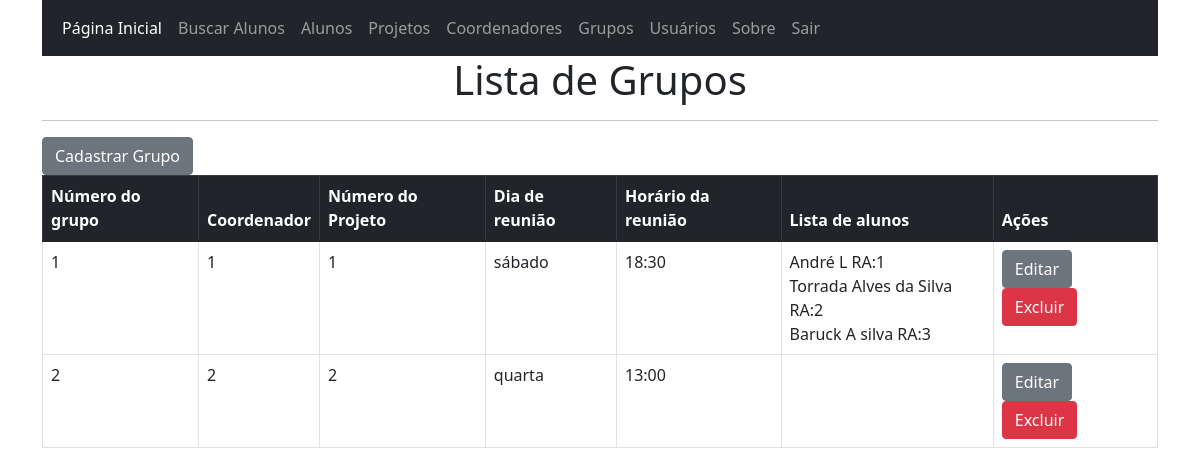
Before: /lista_grupos (signed in) with the older database file.
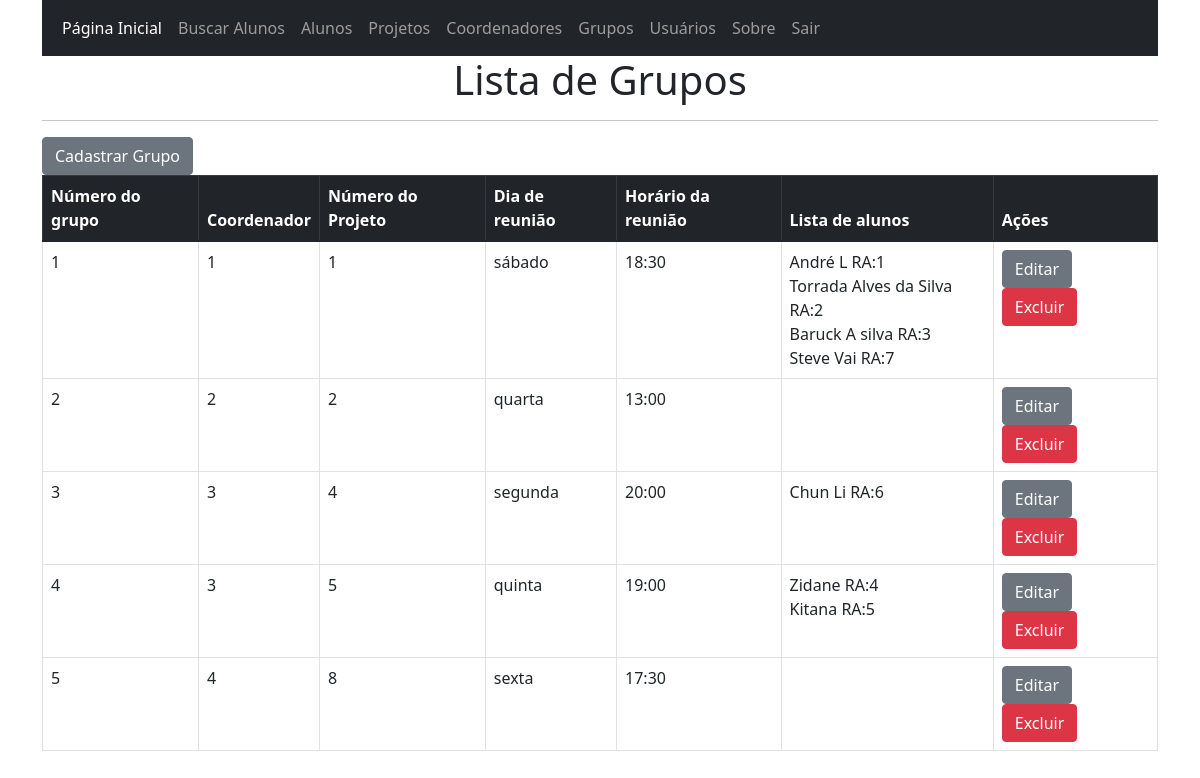
After: the same page with the newer database file.
### app.py (models this page shows, shortened)
class grupos(db.Model):
    id = db.Column(db.Integer, primary_key=True)
    dia = db.Column(db.String(10))
    hora = db.Column(db.String(10))
    projeto_id = db.Column(db.Integer, ForeignKey('projetos.id'))
    coordenador = db.Column(db.Integer, ForeignKey('coordenadores.id'))
    alunos = db.relationship('alunos', backref='grupos', lazy=True)

class alunos(db.Model):
    ra = db.Column(db.Integer, primary_key=True)
    nome = db.Column(db.String(50))
    email = db.Column(db.String(50))
    senha = db.Column(db.String(50))
    curso = db.Column(db.String(50))
    polo = db.Column(db.String(50))
    interesse = db.Column(db.String(50))
    hobby = db.Column(db.String(50))
    telefone = db.Column(db.String(15))
    tipo_usuario = db.Column(db.String(20))
    projeto_id = db.Column(db.Integer, ForeignKey('projetos.id'))
    grupo_id = db.Column(db.Integer, ForeignKey('grupos.id'))

### app.py (the view)
@app.route('/lista_grupos')
@login_required
def lista_grupos():
    lista_grupos = grupos.query.all()
    return render_template('lista_grupos.html', grupos=lista_grupos)

### app.py (called while the page is built)
@login_manager.user_loader
def load_user(user_id):
    return usuarios.query.get(user_id)

### templates/lista_grupos.html
{% extends 'base.html' %}
{% block conteudo %}
    <h1 align="center">Lista de Grupos</h1>
    <hr>
    <a href="{{url_for('cadastrar_grupo')}}" class="btn btn-secondary" aria-label="Ir para a tela de cadastro de novo grupo">Cadastrar Grupo</a>
    <table class="table table-bordered table-hover">
        <thead class="table-dark">
            <th scope="col">Número do grupo</th>
            <th scope="col">Coordenador</th>
            <th scope="col">Número do Projeto</th>
            <th scope="col">Dia de reunião</th>
            <th scope="col">Horário da reunião</th>
            <th scope="col">Lista de alunos</th>
            <th scope="col">Ações</th>
        </thead>
        <tbody>
            {% for grupo in grupos %}
                <tr>
                    <td>{{grupo.id}}</td>
                    <td>{{grupo.coordenador}}</td>
                    <td>{{grupo.projeto_id}}</td>
                    <td>{{grupo.dia}}</td>
                    <td>{{grupo.hora}}</td>
                    <td>
                        {% for aluno in grupo.alunos %}
                            {{aluno.nome}} RA:{{aluno.ra}}<br>
                        {% endfor %}
                    </td>
                    <td>
                        <a href="{{grupo.id}}/atualiza_grupo" class="btn btn-secondary btn-xs">Editar</a>
                        <a href="{{grupo.id}}/excluir_grupo" onclick="return confirm('Deseja exlcuir esse registro?')" class="btn btn-danger btn-xs">Excluir</a>
                    </td>
                </tr>
            {% endfor %}
        </tbody>
    </table>
{% endblock conteudo %}

### templates/base.html (shortened to what this page needs)
<!DOCTYPE html>
<html lang="pt-br">
<head>
    <link rel="stylesheet" href="https://cdn.jsdelivr.net/npm/bootstrap@5.1.3/dist/css/bootstrap.min.css">
</head>
<body>
    <div class="container">
        <nav class="navbar navbar-expand-lg navbar-dark bg-dark">
            <div class="container-fluid">
              <div class="collapse navbar-collapse" id="navbarSupportedContent">
                <ul class="navbar-nav me-auto mb-2 mb-lg-0">
                  <li class="nav-item">
                    <a class="nav-link active" aria-current="page" href="{{url_for('index')}}">Página Inicial</a>
                  </li>
                  <li class="nav-item">
                    <a class="nav-link" href="{{url_for('buscar_alunos')}}">Buscar Alunos</a>
                  </li>
                  <li class="nav-item">
                    <a class="nav-link" href="{{url_for('lista_alunos')}}">Alunos</a>
                  </li>
                  <li class="nav-item">
                    <a class="nav-link" href="{{url_for('lista_projetos')}}">Projetos</a>
                  </li>
                  <li class="nav-item">
                    <a class="nav-link" href="{{url_for('lista_coordenadores')}}">Coordenadores</a>
                  </li>
                  <li class="nav-item">
                    <a class="nav-link" href="{{url_for('lista_grupos')}}">Grupos</a>
                  </li>
                  <li class="nav-item">
                    <a class="nav-link" href="{{url_for('lista_usuarios')}}">Usuários</a>
                  </li>
                  <li class="nav-item">
                    <a class="nav-link" href="{{url_for('sobre')}}">Sobre</a>
                  </li>
                  {% if current_user.is_authenticated %}
                    <li class="nav-item">
                      <a class="nav-link" href="{{url_for('logout')}}">Sair</a>
                    </li>
                  </ul>
                {% endif %}
              </div>
            </div>
          </nav>
        {%block conteudo%}
        {% endblock conteudo %}
    </div>
</body>
</html>

Changed rows visible on the page:
added alunos: nome "Steve Vai", ra "7", shown under grupos "sábado"
added grupos: id "3", coordenador "3", projeto_id "4", dia "segunda", hora "20:00"
added alunos: nome "Chun Li", ra "6", shown under "3"
added grupos: id "4", coordenador "3", projeto_id "5", dia "quinta", hora "19:00"
added alunos: nome "Zidane", ra "4"
added alunos: nome "Kitana", ra "5", shown under "4"
added grupos: id "5", coordenador "4", projeto_id "8", dia "sexta", hora "17:30"
